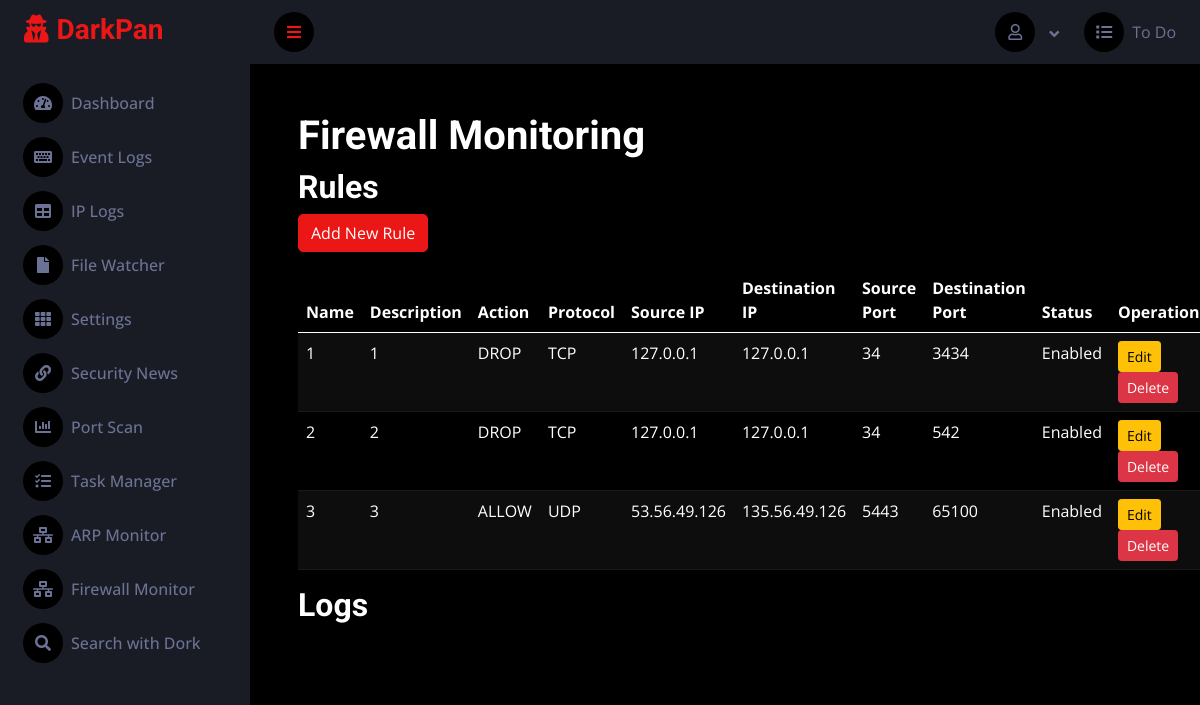
The page /firewall_monitor/ on the database its author committed.
### sec/models.py (models this page shows, shortened)
class FirewallRule(models.Model):
    ACTION_CHOICES = (
        ('ALLOW', 'İzin Ver'),
        ('DROP', 'Engelle'),
    )
    PROTOCOL_CHOICES = (
        ('TCP', 'TCP'),
        ('UDP', 'UDP'),
        ('ICMP', 'ICMP'),
    )
    class Meta:
        managed = True
        db_table = 'firewallrule'
    name = models.CharField(max_length=100, unique=True)
    description = models.TextField(blank=True)
    action = models.CharField(max_length=5, choices=ACTION_CHOICES, default='DROP')
    protocol = models.CharField(max_length=5, choices=PROTOCOL_CHOICES, default='TCP')
    source_ip = models.CharField(max_length=45, blank=True)  # IPv4 veya IPv6
    destination_ip = models.CharField(max_length=45, blank=True)  # IPv4 veya IPv6
    source_port = models.CharField(max_length=5, blank=True)
    destination_port = models.CharField(max_length=5, blank=True)
    enabled = models.BooleanField(default=True)

### sec/views.py (the view)
# urls.py: path('firewall_monitor/', views.firewall_monitor, name='firewall_monitor'),
def firewall_monitor(request):
    rules = FirewallRule.objects.all()
    return render(request, 'firewall_monitor.html', {'rules': rules})

### templates/firewall_monitor.html (shortened to what this page needs)
{% extends "base.html" %}
{% block content %}
<div class="container-fluid pt-4 px-4">
    <h1>Firewall Monitoring</h1>
    <h2>Rules</h2>
    <a href="{% url 'add_rule' %}" class="btn btn-primary mb-3">Add New Rule</a>
    <table class="table table-dark table-striped">
        <thead>
            <tr>
                <th>Name</th>
                <th>Description</th>
                <th>Action</th>
                <th>Protocol</th>
                <th>Source IP</th>
                <th>Destination IP</th>
                <th>Source Port</th>
                <th>Destination Port</th>
                <th>Status</th>
                <th>Operations</th>
            </tr>
        </thead>
        <tbody>
            {% for rule in rules %}
            <tr>
                <td>{{ rule.name }}</td>
                <td>{{ rule.description }}</td>
                <td>{{ rule.action }}</td>
                <td>{{ rule.protocol }}</td>
                <td>{{ rule.source_ip }}</td>
                <td>{{ rule.destination_ip }}</td>
                <td>{{ rule.source_port }}</td>
                <td>{{ rule.destination_port }}</td>
                <td>{{ rule.enabled|yesno:"Enabled,Disabled" }}</td>
                <td>
                    <a href="{% url 'edit_rule' rule.id %}" class="btn btn-warning btn-sm">Edit</a>
                    <a href="{% url 'delete_rule' rule.id %}" class="btn btn-danger btn-sm">Delete</a>
                </td>
            </tr>
            {% endfor %}
        </tbody>
    </table>
    <h2>Logs</h2>
</div>
{% endblock %}

### static/css/style.css (style rules this page uses)
:root { --primary: #EB1616; --secondary: #191C24; --light: #6C7293; --dark: #000000; }
.btn { transition: .5s; }

### rows shown on the page
FirewallRule: name "1", description "1", action "DROP", protocol "TCP", source_ip "127.0.0.1", destination_ip "127.0.0.1", source_port "34", destination_port "3434", enabled "Enabled"
FirewallRule: name "2", description "2", action "DROP", protocol "TCP", source_ip "127.0.0.1", destination_ip "127.0.0.1", source_port "34", destination_port "542", enabled "Enabled"
FirewallRule: name "3", description "3", action "ALLOW", protocol "UDP", source_ip "53.56.49.126", destination_ip "135.56.49.126", source_port "5443", destination_port "65100", enabled "Enabled"
